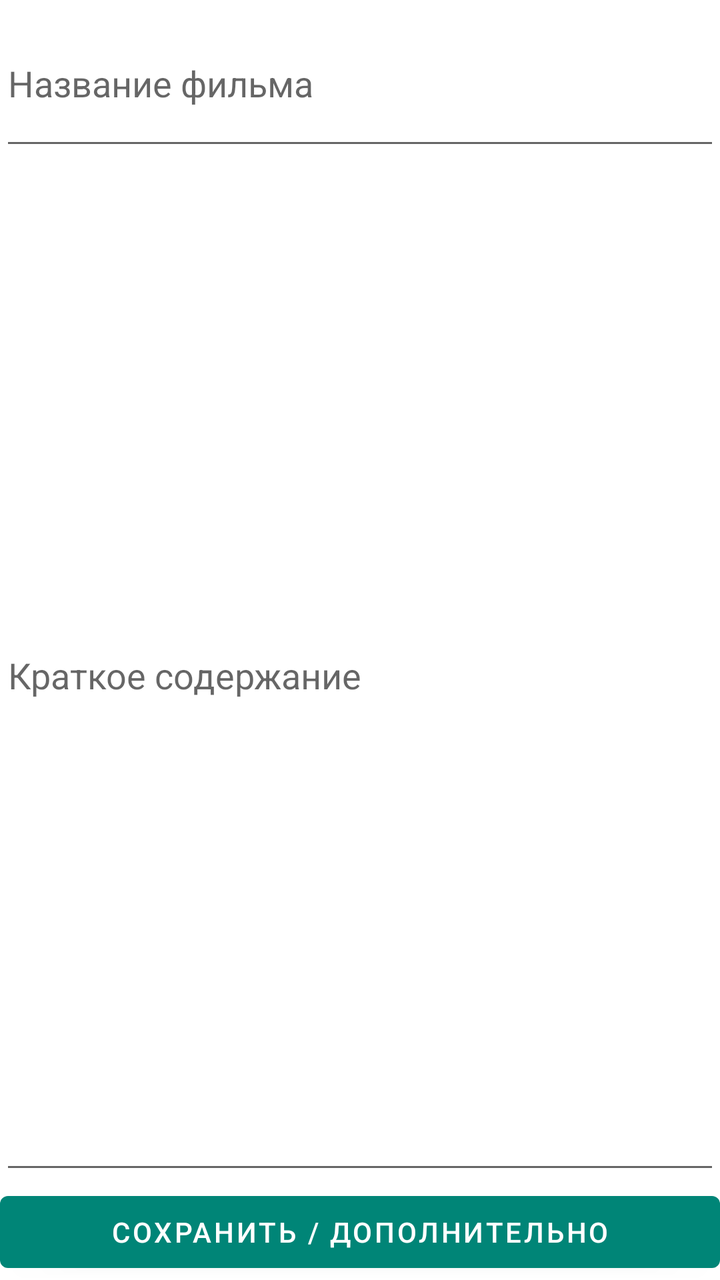
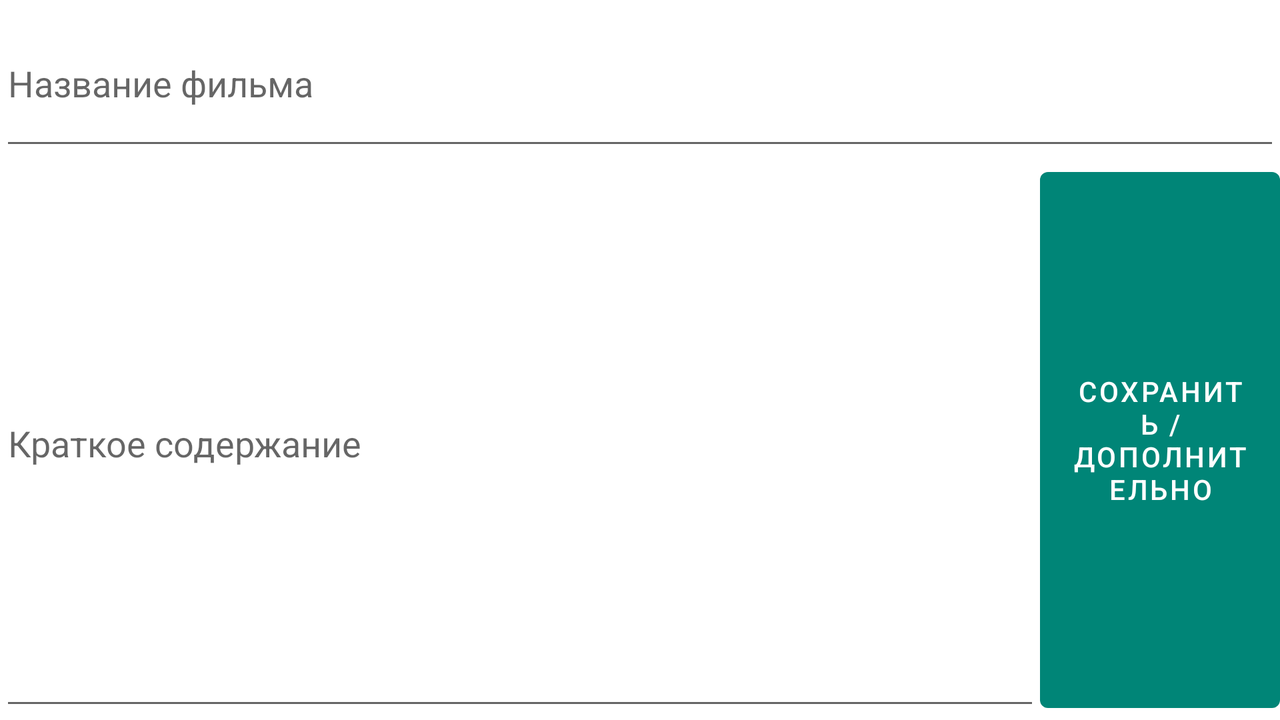

First picture: res/layout/ on a phone held upright. Second picture: the repository's own variant of that layout, on a device whose configuration matches the variant's folder. Source for both follows.
<!-- AndroidManifest.xml: application theme AppTheme -->
<!-- res/layout/fragment_add.xml -->
<?xml version="1.0" encoding="utf-8"?>

<androidx.constraintlayout.widget.ConstraintLayout xmlns:android="http://schemas.android.com/apk/res/android"
    xmlns:app="http://schemas.android.com/apk/res-auto"
    xmlns:tools="http://schemas.android.com/tools"
    android:id="@+id/fragment_add"
    android:layout_width="match_parent"
    android:layout_height="match_parent"
    android:orientation="vertical">

    <EditText
        android:id="@+id/film_name"
        android:layout_width="match_parent"
        android:layout_height="@dimen/filmName_height"
        android:hint="@string/filmNameAddHint"
        android:importantForAutofill="no"
        android:inputType="text"
        app:layout_constraintTop_toTopOf="parent"
        tools:layout_editor_absoluteX="0dp" />

    <EditText
        android:id="@+id/film_description"
        android:layout_width="match_parent"
        android:layout_height="0dp"
        android:layout_weight="1"
        android:hint="@string/filmDescriptionAddHint"
        android:importantForAutofill="no"
        android:inputType="text"
        app:layout_constraintBottom_toTopOf="@+id/button"
        app:layout_constraintTop_toBottomOf="@+id/film_name" />

    <Button
        android:id="@+id/button"
        android:layout_width="match_parent"
        android:layout_height="wrap_content"
        android:text="@string/filmSaveBtnText"
        app:layout_constraintBottom_toBottomOf="parent"
        tools:layout_editor_absoluteX="0dp" />

</androidx.constraintlayout.widget.ConstraintLayout>
<!-- resources referenced by this layout -->
<resources>
  <dimen name="filmName_height">80dp</dimen>
  <string name="filmDescriptionAddHint">Краткое содержание</string>
  <string name="filmNameAddHint">Название фильма</string>
  <string name="filmSaveBtnText">Сохранить / Дополнительно</string>
  <style name="AppTheme" parent="Theme.MaterialComponents.Light.DarkActionBar">
          
          <item name="colorPrimary">@color/colorPrimary</item>
          <item name="colorPrimaryDark">@color/colorPrimaryDark</item>
          <item name="colorAccent">@color/colorAccent</item>
          <item name="itemSelectedBackgroundColor">@color/itemSelectedBackgroundColor</item>
          <item name="multipleSelectionBackgroundColor">@color/multipleSelectionBackgroundColor</item>
          <item name="colorBackgroundFloating">@color/colorBackgroundFloating</item>
      </style>
  <color name="colorPrimary">#008577</color>
  <color name="colorPrimaryDark">#00574B</color>
  <color name="colorAccent">#D81B60</color>
  <color name="itemSelectedBackgroundColor">#3200BCD4</color>
  <color name="multipleSelectionBackgroundColor">#1F000000</color>
  <color name="colorBackgroundFloating">@android:color/darker_gray</color>
</resources>
<!-- res/layout-land/fragment_add.xml (the repository's variant of the layout above) -->
<!-- drawn on the phone turned sideways -->
<?xml version="1.0" encoding="utf-8"?>
<androidx.constraintlayout.widget.ConstraintLayout xmlns:android="http://schemas.android.com/apk/res/android"
    xmlns:app="http://schemas.android.com/apk/res-auto"
    xmlns:tools="http://schemas.android.com/tools"
    android:id="@+id/fragment_add"
    android:layout_width="match_parent"
    android:layout_height="match_parent"
    android:orientation="horizontal">

    <EditText
        android:id="@+id/film_name"
        android:layout_width="match_parent"
        android:layout_height="@dimen/filmName_height"
        android:hint="@string/filmNameAddHint"
        android:importantForAutofill="no"
        android:inputType="text"
        app:layout_constraintTop_toTopOf="parent"
        tools:layout_editor_absoluteX="0dp" />

    <EditText
        android:id="@+id/film_description"
        android:layout_width="0dp"
        android:layout_height="0dp"
        android:layout_marginEnd="@dimen/filmLandButton_width"
        android:layout_weight="1"
        android:hint="@string/filmDescriptionAddHint"
        android:importantForAutofill="no"
        android:inputType="text"
        app:layout_constraintBottom_toBottomOf="parent"
        app:layout_constraintEnd_toEndOf="parent"
        app:layout_constraintStart_toStartOf="parent"
        app:layout_constraintTop_toBottomOf="@+id/film_name"
        app:layout_constraintVertical_bias="1.0" />

    <Button
        android:id="@+id/button"
        android:layout_width="0dp"
        android:layout_height="0dp"
        android:text="@string/filmSaveBtnText"
        app:layout_constraintBottom_toBottomOf="parent"
        app:layout_constraintEnd_toEndOf="parent"
        app:layout_constraintStart_toEndOf="@+id/film_description"
        app:layout_constraintTop_toBottomOf="@+id/film_name" />


</androidx.constraintlayout.widget.ConstraintLayout>
<!-- resources referenced by the variant -->
<!-- as the phone turned sideways resolves them -->
<resources>
  <dimen name="filmLandButton_width">120dp</dimen>
  <dimen name="filmName_height">80dp</dimen>
  <string name="filmDescriptionAddHint">Краткое содержание</string>
  <string name="filmNameAddHint">Название фильма</string>
  <string name="filmSaveBtnText">Сохранить / Дополнительно</string>
  <style name="AppTheme" parent="Theme.MaterialComponents.Light.DarkActionBar">
          
          <item name="colorPrimary">@color/colorPrimary</item>
          <item name="colorPrimaryDark">@color/colorPrimaryDark</item>
          <item name="colorAccent">@color/colorAccent</item>
          <item name="itemSelectedBackgroundColor">@color/itemSelectedBackgroundColor</item>
          <item name="multipleSelectionBackgroundColor">@color/multipleSelectionBackgroundColor</item>
          <item name="colorBackgroundFloating">@color/colorBackgroundFloating</item>
      </style>
  <color name="colorPrimary">#008577</color>
  <color name="colorPrimaryDark">#00574B</color>
  <color name="colorAccent">#D81B60</color>
  <color name="itemSelectedBackgroundColor">#3200BCD4</color>
  <color name="multipleSelectionBackgroundColor">#1F000000</color>
  <color name="colorBackgroundFloating">@android:color/darker_gray</color>
</resources>
